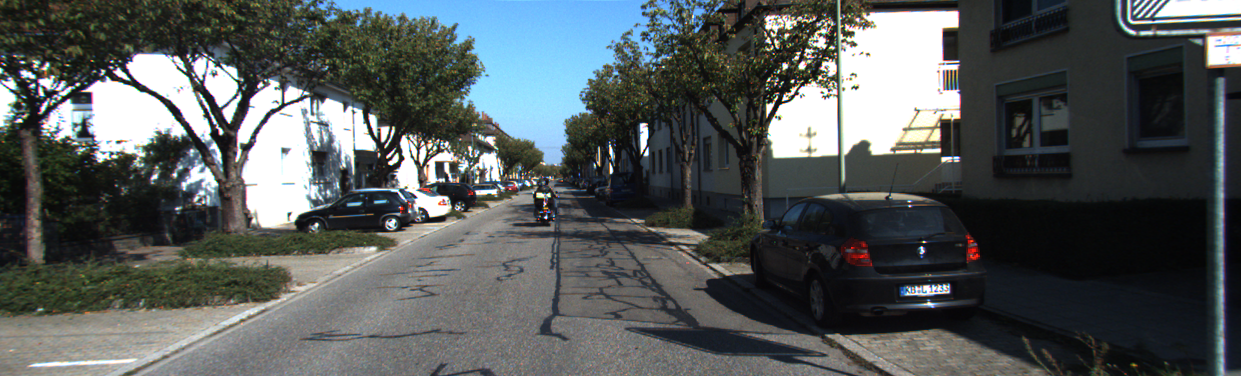
%> input picture t0_left.png, 1241 x 376 px
$ octave genDisparityMap.m   (GNU Octave 9; MATLAB toolbox functions it lacks are replaced by stand-ins)
%> lines starting %> are read from the running program, lines starting %| are printed output that depends on the picture
%% use this to run the code separately
w_radius = 4;
max_d = 64;
min_d = 0;
I1 = imread('t0_left.png');
%> I1 is the input picture: size 376x1241x3 uint8; mean R, G, B 84.4, 89.7, 89.8
I2 = imread('t0_right.png');
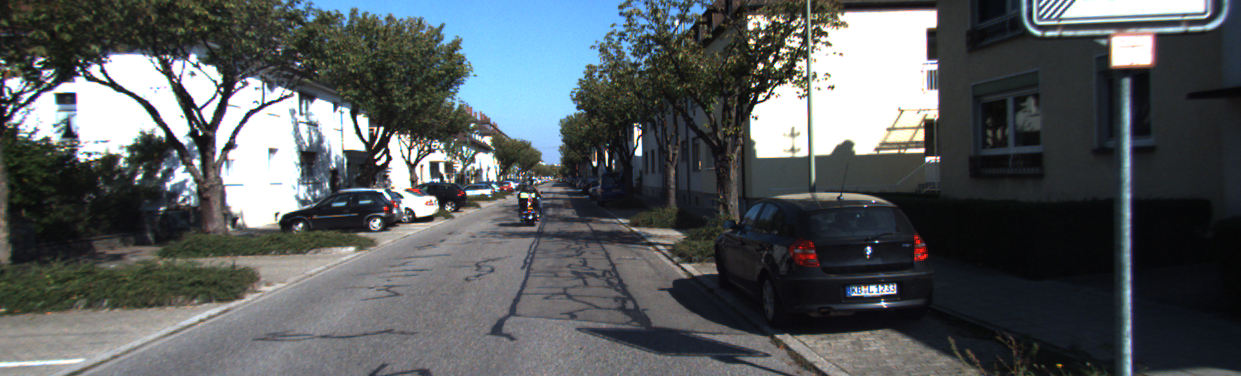
%> input picture t0_right.png, 1241 x 376 px
%> I2 is the input picture: size 376x1241x3 uint8; mean R, G, B 86.3, 91.3, 93.7
[D]=genDisparityMap(I1, I2, min_d, max_d, w_radius);
%%
function [D] = genDisparityMap(I1, I2, min_d, max_d, w_radius)
%> called with min_d = 0, max_d = 64, w_radius = 4
% INPUT
%   I1 the left stereo image
%   I2 the right stereo image
%   min_d minimum disparity
%   max_d maximum disparity
%   w_radius the radius of the window to do the AD aggeration
%
% OUTPUT
%   D disparity values

if nargin < 5, w_radius = 4; end % 9x9 window
if nargin < 4, max_d = 64; end
if nargin < 3, min_d = 0; end

% Grayscale Images are sufficient for stereo matching
% The Green channel is actually a good approximation of the grayscale, we
% could instad do I1 = I1(:,:,2);
if size(I1, 3) > 1, I1 = rgb2gray(I1); end
%> after `I1 = rgb2gray(I1)`:
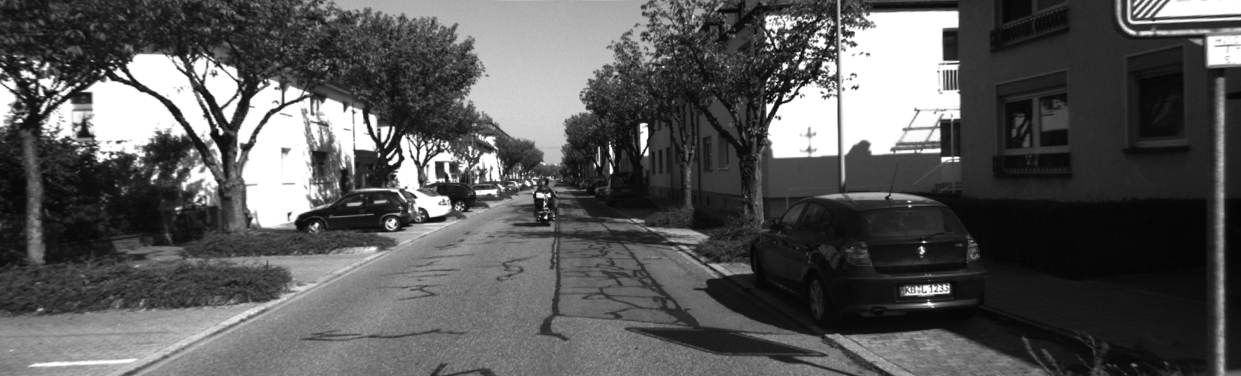
%> I1: size 376x1241 uint8; min 4, max 255, mean 88.1
if size(I2, 3) > 1, I2 = rgb2gray(I2); end
%> after `I2 = rgb2gray(I2)`:
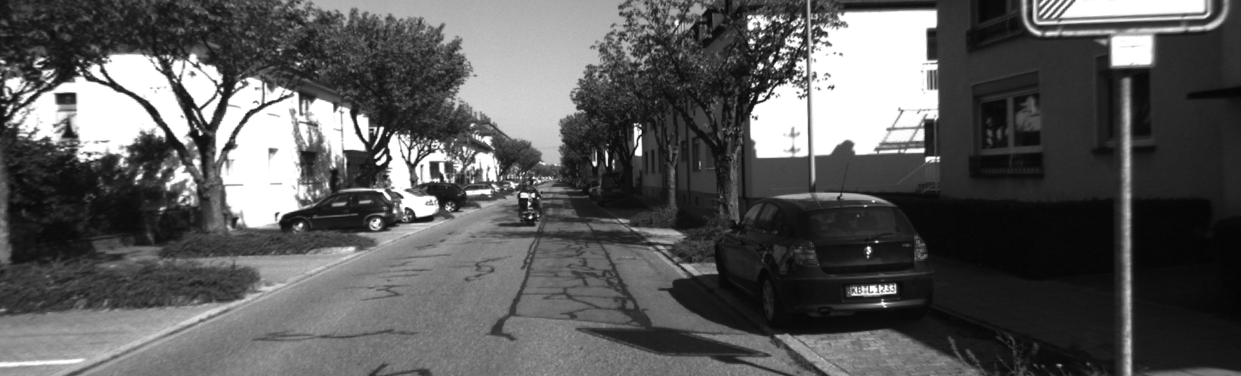
%> I2: size 376x1241 uint8; min 4, max 255, mean 90.1

% convert to double/single
I1 = double(I1);
%> I1: size 376x1241 double
I2 = double(I2);
%> I2: size 376x1241 double

%% Calculate SAD values for each pixel in the Left Image.
%% kernel
kernel = ones(9);

%%
% the range of disparity values from min_d to max_d inclusive
d_vals = min_d:max_d;
SAD = repmat(1000 * ones(size(I1,1), size(I1,2)), [1,1,max_d-min_d + 1]);
for i = min_d:max_d
    I2_shift = imtranslate(I2, [i,0]);
    abs_diff = abs(I1 - I2_shift);
    SAD(:,:,i+1) = conv2(abs_diff, kernel, 'same');
end
%> this loop made 65 passes
%> pass 1, in genDisparityMap, `abs_diff = abs(I1 - I2_shift);`:
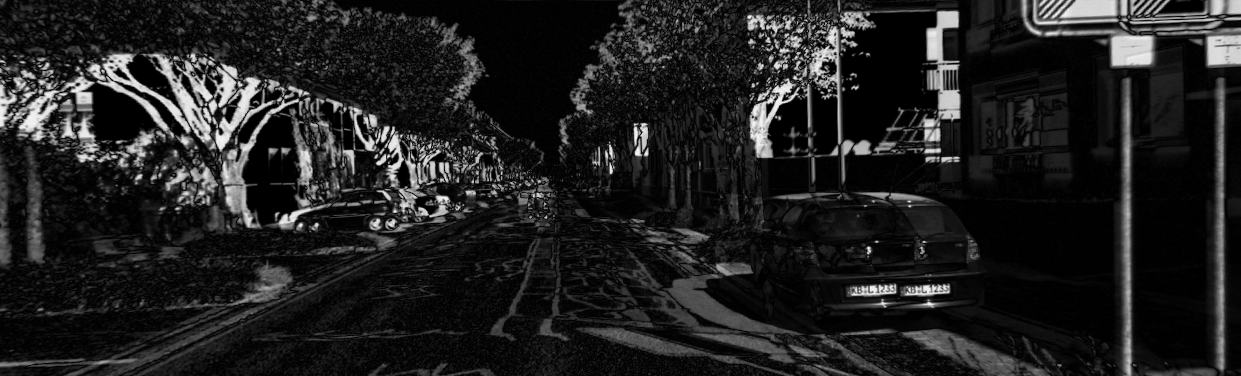
%> abs_diff: size 376x1241 double; min 0, max 245, mean 32.3
%> pass 2, in genDisparityMap, `abs_diff = abs(I1 - I2_shift);`:
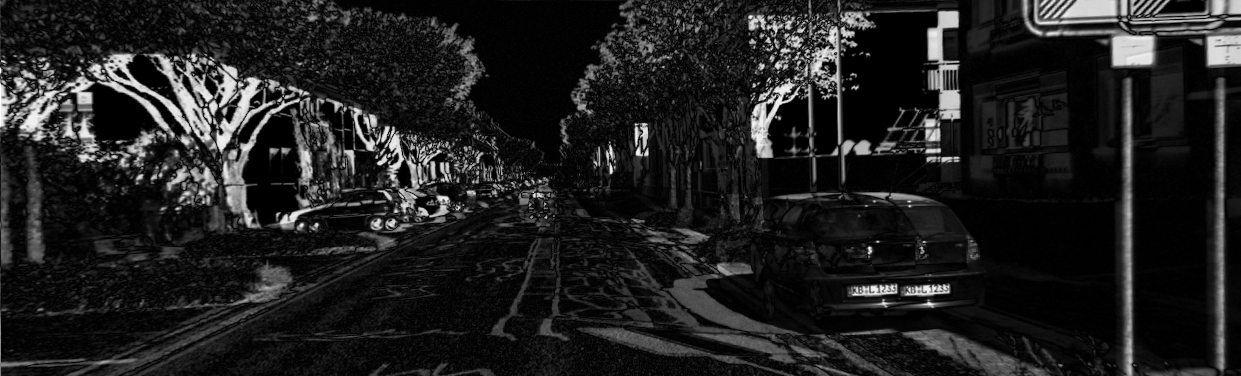
%> abs_diff: size 376x1241 double; min 0, max 255, mean 31.7
%> pass 3, in genDisparityMap, `I2_shift = imtranslate(I2, [i,0]);`:
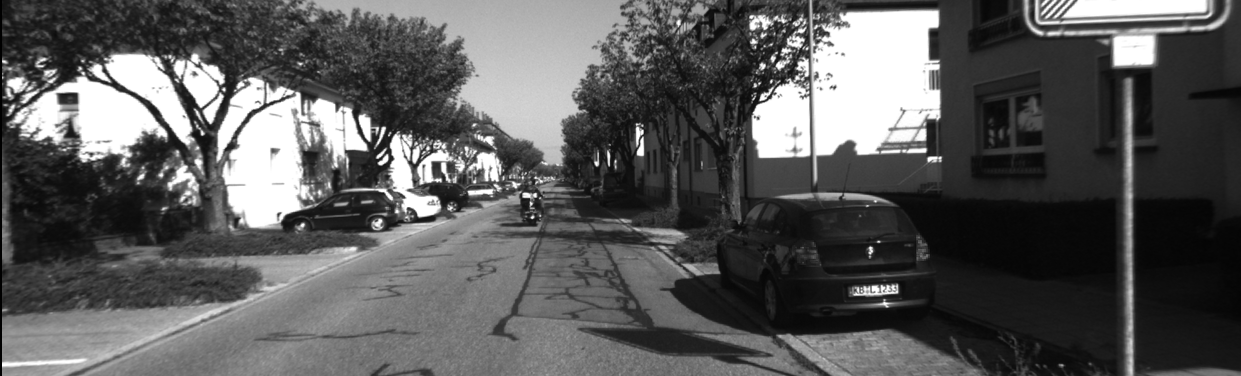
%> I2_shift: size 376x1241 double; min 0, max 255, mean 90; mean of the top-left, top-right, bottom-left and bottom-right quarters 122.1, 93.2, 104.2, 40.6
%% D is the Disparity Matrix and is the same size as that of the Images.
[~, D] = min(SAD, [], 3);
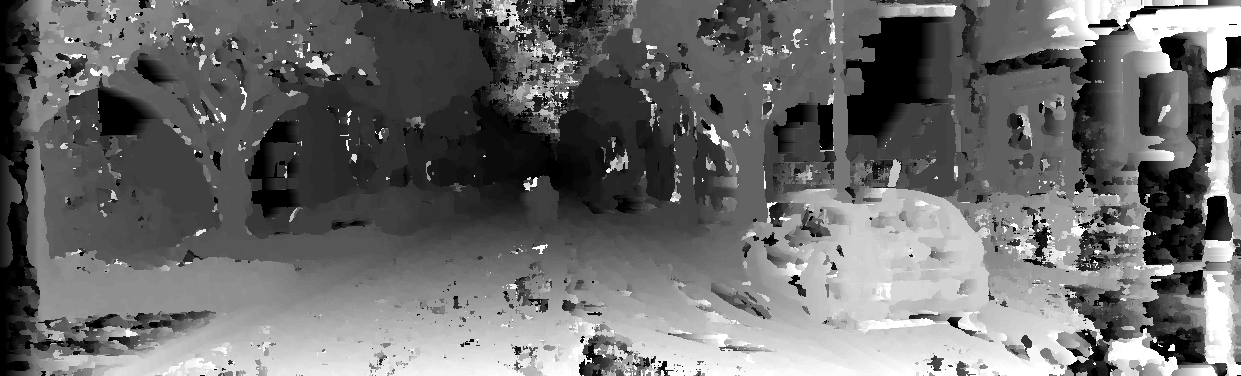
%> D: size 376x1241 double; min 1, max 65, mean 28.2; drawn with min black and max white
D = D + min_d -1;

%% Visualize disparity map
figure;
imagesc(D, [0, max_d]);
colormap(gray);
colorbar;
axis image;
end
